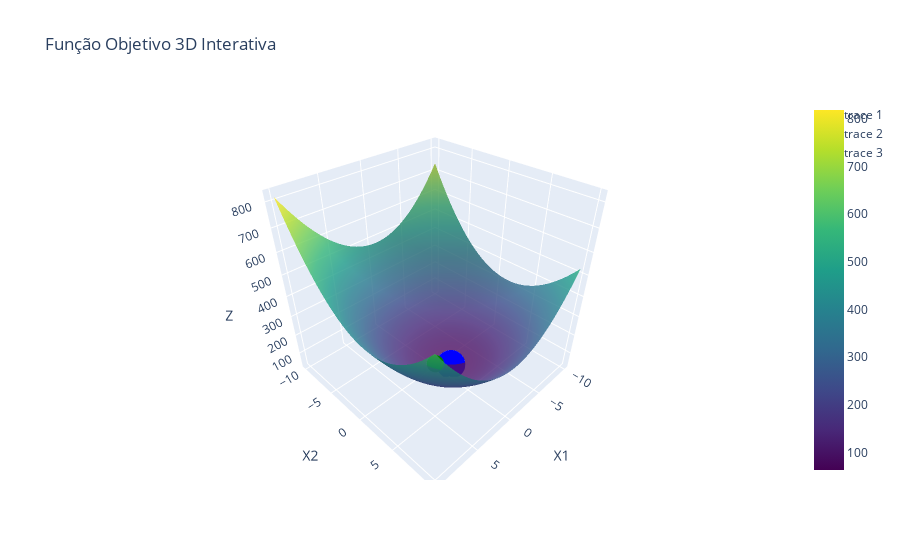

The code cell stored with this chart in its notebook:
### Code cell
import numpy as np
import plotly.graph_objects as go

# Função objetivo
def f(x1, x2, x3):
    return objetivo(x1, x2, x3)

# Defina o espaço para x1, x2 e x3
x1 = np.linspace(-10, 10, 100)
x2 = np.linspace(-10, 10, 100)
x1, x2 = np.meshgrid(x1, x2)
x3 = 1 - x1 - x2  # de acordo com a restrição

# Calcule os valores da função para a grade de pontos
Z = f(x1, x2, x3)

xs_first = x_lista[0]
xs_last = x_lista[-1]
xs_middle = x_lista[1:-1]

Z_points_first = f(*xs_first)
Z_points_last = f(*xs_last)
Z_points_middle = np.array([f(*x) for x in xs_middle])

# Crie o gráfico
fig = go.Figure(data=[go.Surface(z=Z, x=x1, y=x2, colorscale='Viridis', opacity=0.8),
                      go.Scatter3d(x=[xs_first[0]], y=[xs_first[1]], z=[Z_points_first], 
                                   mode='markers', marker=dict(size=6, color='green')),
                      go.Scatter3d(x=xs_middle[:,0], y=xs_middle[:,1], z=Z_points_middle, 
                                   mode='markers', marker=dict(size=6, color='red')),
                      go.Scatter3d(x=[xs_last[0]], y=[xs_last[1]], z=[Z_points_last], 
                                   mode='markers', marker=dict(size=10, color='blue'))])
fig.update_layout(scene=dict(
                    xaxis_title='X1',
                    yaxis_title='X2',
                    zaxis_title='Z'),
                  title_text="Função Objetivo 3D Interativa")

fig.write_html("1a.html")

fig.show()

### Figure 1 — Plotly figure (JSON) as saved in the notebook; plotly's stock layout.template omitted (floating-point values rounded to 4 significant figures; data arrays with more than 128 entries replaced by an {"elided": "..."} marker saying what was removed)
{"data": [{"colorscale": [[0, "#440154"], [0.1111, "#482878"], [0.2222, "#3e4989"], [0.3333, "#31688e"], [0.4444, "#26828e"], [0.5556, "#1f9e89"], [0.6667, "#35b779"], [0.7778, "#6ece58"], [0.8889, "#b5de2b"], [1, "#fde725"]], "opacity": 0.8, "type": "surface", "x": {"elided": "100x100 float values"}, "y": {"elided": "100x100 float values"}, "z": {"elided": "100x100 float values"}}, {"marker": {"color": "green", "size": 6}, "mode": "markers", "type": "scatter3d", "x": [1], "y": [1], "z": [91.03]}, {"marker": {"color": "red", "size": 6}, "mode": "markers", "type": "scatter3d", "x": [-1.611, -1.491, -1.462, -1.452, -1.443, -1.427, -1.398, -1.345, -1.258, -1.136, -0.9972, -0.8727, -0.7833, -0.7288, -0.6987, -0.6829, -0.6748, -0.6708, -0.6687], "y": [0.7949, 0.9214, 0.9502, 0.9599, 0.9691, 0.9849, 1.014, 1.067, 1.154, 1.276, 1.415, 1.539, 1.629, 1.683, 1.713, 1.729, 1.737, 1.741, 1.743], "z": [44.64, 44.22, 44.21, 44.21, 44.21, 44.23, 44.29, 44.52, 45.2, 46.86, 49.85, 53.66, 57.18, 59.7, 61.25, 62.11, 62.56, 62.79, 62.91]}, {"marker": {"color": "blue", "size": 10}, "mode": "markers", "type": "scatter3d", "x": [-0.6677], "y": [1.744], "z": [62.97]}], "layout": {"scene": {"xaxis": {"title": {"text": "X1"}}, "yaxis": {"title": {"text": "X2"}}, "zaxis": {"title": {"text": "Z"}}}, "title": {"text": "Função Objetivo 3D Interativa"}}}
